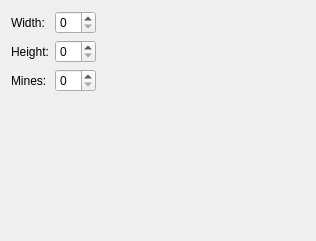
<ui version="4.0" >
 <class>CustomGameConfig</class>
 <widget class="QWidget" name="CustomGameConfig" >
  <property name="geometry" >
   <rect>
    <x>0</x>
    <y>0</y>
    <width>316</width>
    <height>241</height>
   </rect>
  </property>
  <layout class="QGridLayout" >
   <item row="0" column="0" >
    <widget class="QLabel" name="label" >
     <property name="text" >
      <string>Width:</string>
     </property>
    </widget>
   </item>
   <item row="0" column="1" >
    <widget class="KIntSpinBox" name="kcfg_CustomWidth" />
   </item>
   <item row="1" column="0" >
    <widget class="QLabel" name="label_2" >
     <property name="text" >
      <string>Height:</string>
     </property>
    </widget>
   </item>
   <item row="1" column="1" >
    <widget class="KIntSpinBox" name="kcfg_CustomHeight" />
   </item>
   <item row="2" column="0" >
    <widget class="QLabel" name="label_3" >
     <property name="text" >
      <string>Mines:</string>
     </property>
    </widget>
   </item>
   <item row="2" column="1" >
    <widget class="KIntSpinBox" name="kcfg_CustomMines" />
   </item>
   <item row="0" column="2" >
    <spacer>
     <property name="orientation" >
      <enum>Qt::Horizontal</enum>
     </property>
     <property name="sizeHint" >
      <size>
       <width>40</width>
       <height>20</height>
      </size>
     </property>
    </spacer>
   </item>
   <item row="3" column="1" >
    <spacer>
     <property name="orientation" >
      <enum>Qt::Vertical</enum>
     </property>
     <property name="sizeHint" >
      <size>
       <width>20</width>
       <height>40</height>
      </size>
     </property>
    </spacer>
   </item>
  </layout>
 </widget>
 <customwidgets>
  <customwidget>
   <class>KIntSpinBox</class>
   <extends>QSpinBox</extends>
   <header>knuminput.h</header>
  </customwidget>
 </customwidgets>
 <resources/>
 <connections/>
</ui>
